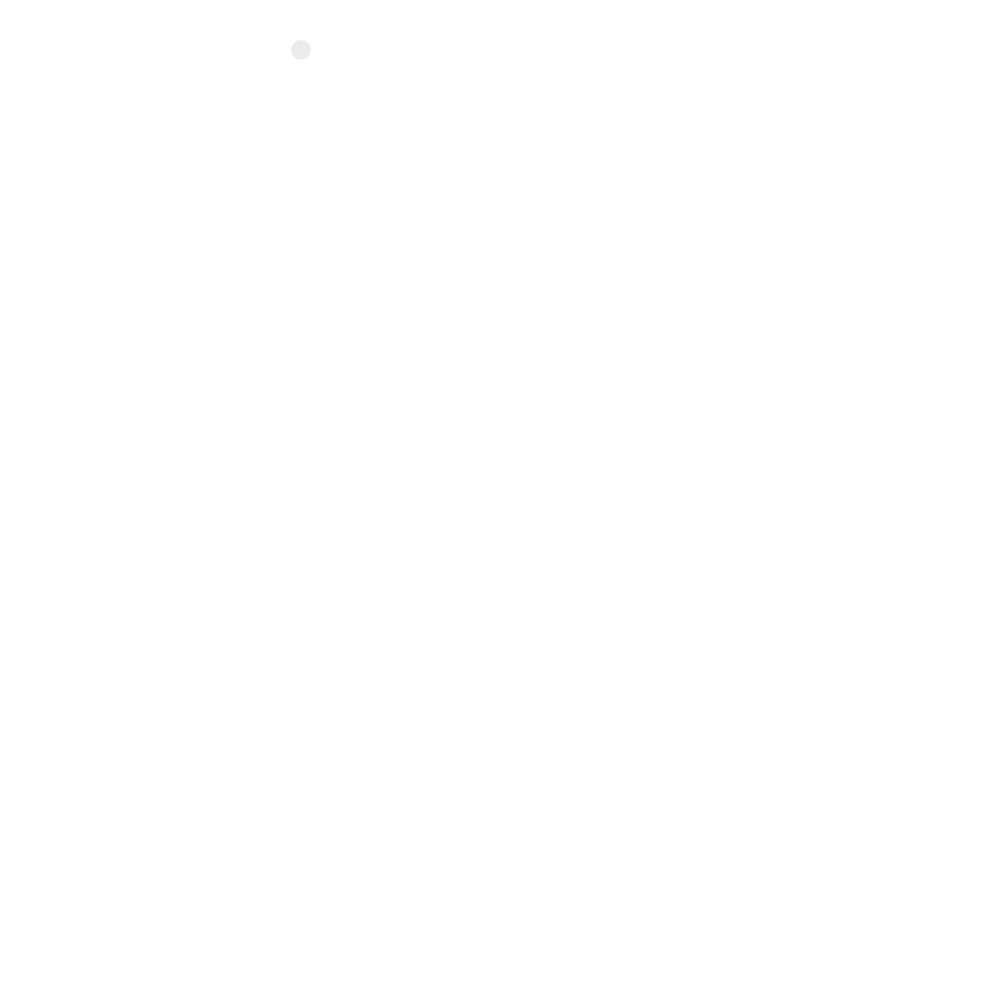
Frame 1 (no input)
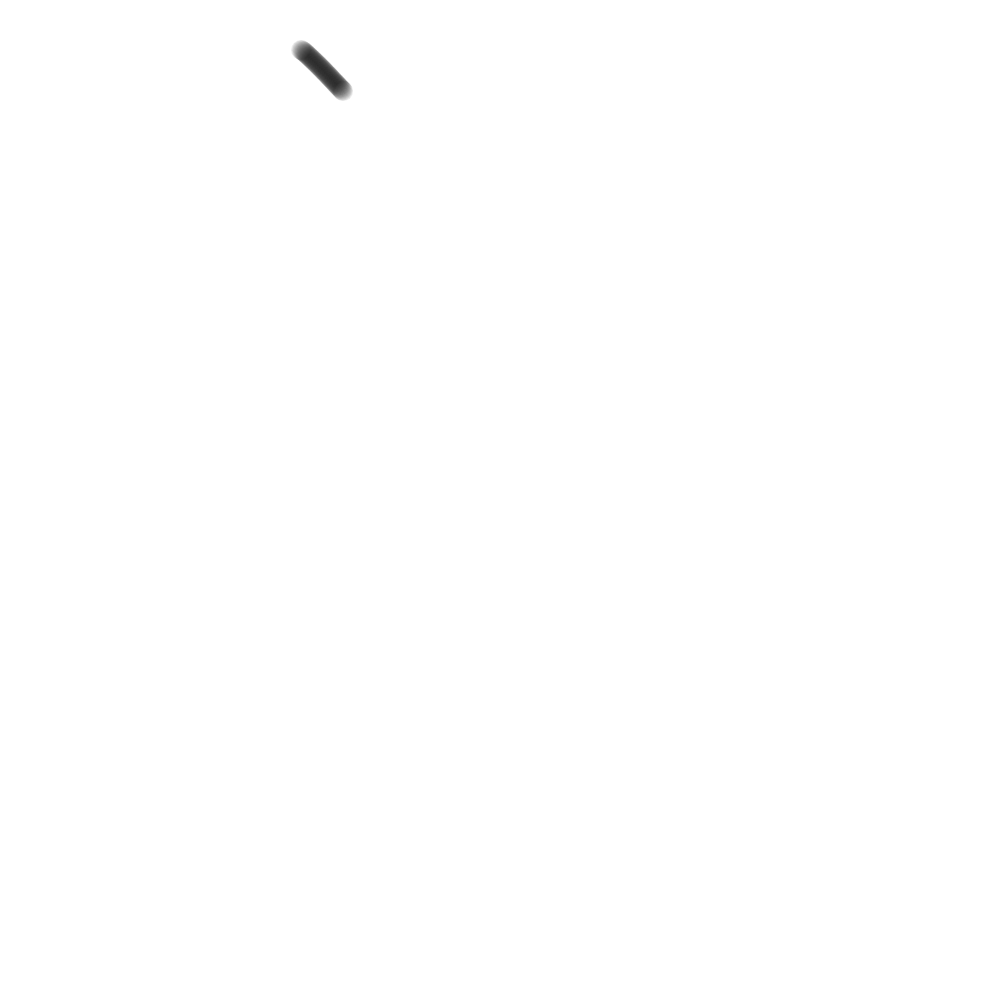
Frame 60 (no input)
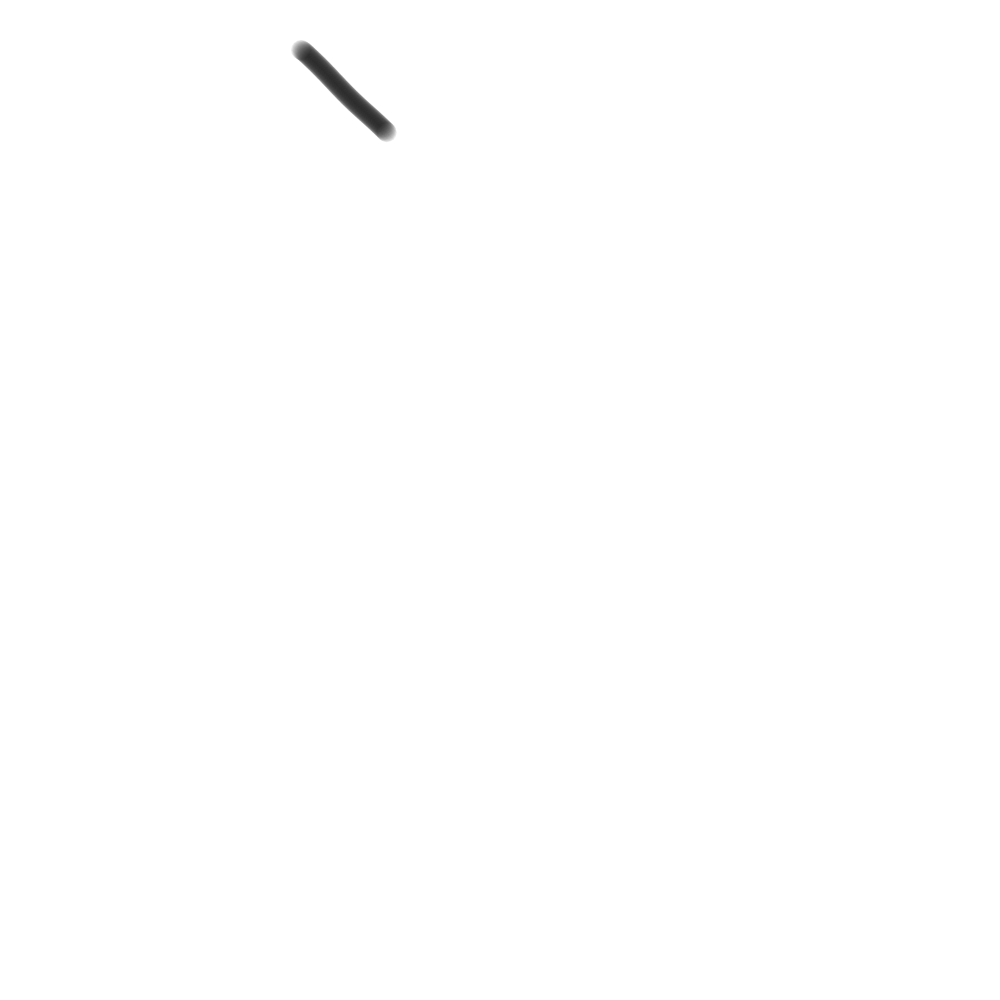
Frame 120 (the mouse pressed at the canvas centre since frame 60)

The p5.js sketch that drew these frames (run headless with seeded random() and noise() and a simulated clock; from frame 60 on, the mouse is pressed at the canvas centre):

// p5.js sketch
// ── sketch.js
new p5();
angleMode(DEGREES);

// Canvas.
const cellLength = 50;
const canvasWidth =
  windowHeight > windowWidth
    ? Math.floor(windowWidth / cellLength) * cellLength
    : Math.floor(windowHeight / cellLength) * cellLength;
const numCells = canvasWidth / cellLength;

// Grid.
let grid = [];
let angle = 45;
let distToDiag = [];
for (let i = 0; i < numCells; i++) {
  distToDiag[i] = [];
  for (let j = 0; j < numCells; j++) {
    distToDiag[i][j] = Math.abs(i - j) * cos(45);
  }
}

// Noise.
let xOffset = 0;
let yOffset = 0;

let particle;

/* ---- SETUP ---- */
function setup() {
  createCanvas(canvasWidth, canvasWidth);
  particle = new Particle(300, 50);
  background("white");
}

/* ---- DRAW ---- */
function draw() {
  for (let i = 0; i < numCells; i++) {
    grid[i] = [];
    for (let j = 0; j < numCells; j++) {
      // square(i * cellLength, j * cellLength, cellLength);
      // text(distToDiag[i][j], i * cellLength, j * cellLength);
      const xNoise = sin(xOffset) * (1 + distToDiag[i][j]);
      const yNoise = cos(yOffset) * (1 + distToDiag[i][j]);
      grid[i][j] = createVector(sin(angle + xNoise), cos(angle + yNoise));
      // line(
      //   i * cellLength,
      //   j * cellLength,
      //   cellLength * (i + grid[i][j].x),
      //   cellLength * (j + grid[i][j].y)
      // );
      yOffset += 0.01;
    }
    xOffset += 0.01;
  }
  particle.applyForce(grid);
  particle.display();
  // noLoop();
}

// ── particle.js
class Particle {
  constructor(x_, y_) {
    this.position = createVector(x_, y_);
    this.velocity = createVector(1, 0);
    this.acceleration = createVector(0, 0);
  }

  applyForce(forcefield) {
    const i = floor(this.position.x / cellLength);
    const j = floor(this.position.y / cellLength);
    const force = createVector(forcefield[i][j].x, forcefield[i][j].y);
    this.acceleration.add(force);
  }

  update() {
    this.position.add(this.velocity);
    this.velocity.add(this.acceleration);
    this.velocity.limit(1);
    this.acceleration.mult(0);
  }

  display() {
    this.update();
    noStroke();
    fill(0, 20);
    ellipse(this.position.x, this.position.y, 20, 20);
  }
}
